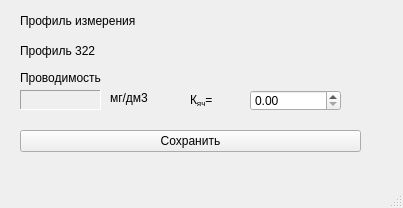
<?xml version="1.0" encoding="UTF-8"?>
<ui version="4.0">
 <class>fmCondCalib</class>
 <widget class="QMainWindow" name="fmCondCalib">
  <property name="geometry">
   <rect>
    <x>0</x>
    <y>0</y>
    <width>403</width>
    <height>208</height>
   </rect>
  </property>
  <property name="windowTitle">
   <string>Градуировка</string>
  </property>
  <widget class="QWidget" name="centralwidget">
   <widget class="QToolButton" name="tbSaveCalib">
    <property name="geometry">
     <rect>
      <x>20</x>
      <y>130</y>
      <width>341</width>
      <height>22</height>
     </rect>
    </property>
    <property name="text">
     <string>Сохранить</string>
    </property>
   </widget>
   <widget class="QLabel" name="label_31">
    <property name="geometry">
     <rect>
      <x>20</x>
      <y>10</y>
      <width>121</width>
      <height>21</height>
     </rect>
    </property>
    <property name="font">
     <font>
      <pointsize>9</pointsize>
     </font>
    </property>
    <property name="lineWidth">
     <number>-5</number>
    </property>
    <property name="text">
     <string>Профиль измерения</string>
    </property>
   </widget>
   <widget class="QLabel" name="label_28">
    <property name="geometry">
     <rect>
      <x>190</x>
      <y>90</y>
      <width>41</width>
      <height>21</height>
     </rect>
    </property>
    <property name="font">
     <font>
      <pointsize>9</pointsize>
     </font>
    </property>
    <property name="lineWidth">
     <number>-5</number>
    </property>
    <property name="text">
     <string>К&lt;sub&gt;яч&lt;/sub&gt;=</string>
    </property>
   </widget>
   <widget class="QDoubleSpinBox" name="leKu">
    <property name="geometry">
     <rect>
      <x>250</x>
      <y>90</y>
      <width>91</width>
      <height>21</height>
     </rect>
    </property>
    <property name="singleStep">
     <double>0.010000000000000</double>
    </property>
   </widget>
   <widget class="QLabel" name="lblProfilGrad">
    <property name="geometry">
     <rect>
      <x>20</x>
      <y>40</y>
      <width>121</width>
      <height>21</height>
     </rect>
    </property>
    <property name="font">
     <font>
      <pointsize>9</pointsize>
     </font>
    </property>
    <property name="lineWidth">
     <number>-5</number>
    </property>
    <property name="text">
     <string>Профиль 322</string>
    </property>
   </widget>
   <widget class="QLabel" name="llCond">
    <property name="geometry">
     <rect>
      <x>20</x>
      <y>90</y>
      <width>81</width>
      <height>20</height>
     </rect>
    </property>
    <property name="font">
     <font>
      <pointsize>9</pointsize>
     </font>
    </property>
    <property name="frameShape">
     <enum>QFrame::Panel</enum>
    </property>
    <property name="frameShadow">
     <enum>QFrame::Sunken</enum>
    </property>
    <property name="text">
     <string/>
    </property>
   </widget>
   <widget class="QLabel" name="label_9">
    <property name="geometry">
     <rect>
      <x>20</x>
      <y>70</y>
      <width>161</width>
      <height>16</height>
     </rect>
    </property>
    <property name="font">
     <font>
      <pointsize>9</pointsize>
     </font>
    </property>
    <property name="text">
     <string>Проводимость</string>
    </property>
   </widget>
   <widget class="QLabel" name="lblCond_ed">
    <property name="geometry">
     <rect>
      <x>110</x>
      <y>90</y>
      <width>61</width>
      <height>16</height>
     </rect>
    </property>
    <property name="font">
     <font>
      <pointsize>9</pointsize>
     </font>
    </property>
    <property name="text">
     <string>мг/дм3</string>
    </property>
   </widget>
  </widget>
  <widget class="QStatusBar" name="statusbar"/>
  <action name="actTIns">
   <property name="text">
    <string>Вставить строку</string>
   </property>
  </action>
  <action name="actTDel">
   <property name="text">
    <string>Удалить строку</string>
   </property>
  </action>
  <action name="actPrIns">
   <property name="text">
    <string>Новый профиль</string>
   </property>
  </action>
  <action name="actPrDel">
   <property name="text">
    <string>Удалить профиль</string>
   </property>
  </action>
  <action name="actPrRen">
   <property name="text">
    <string>Переименовать профиль</string>
   </property>
  </action>
 </widget>
 <resources/>
 <connections/>
</ui>
